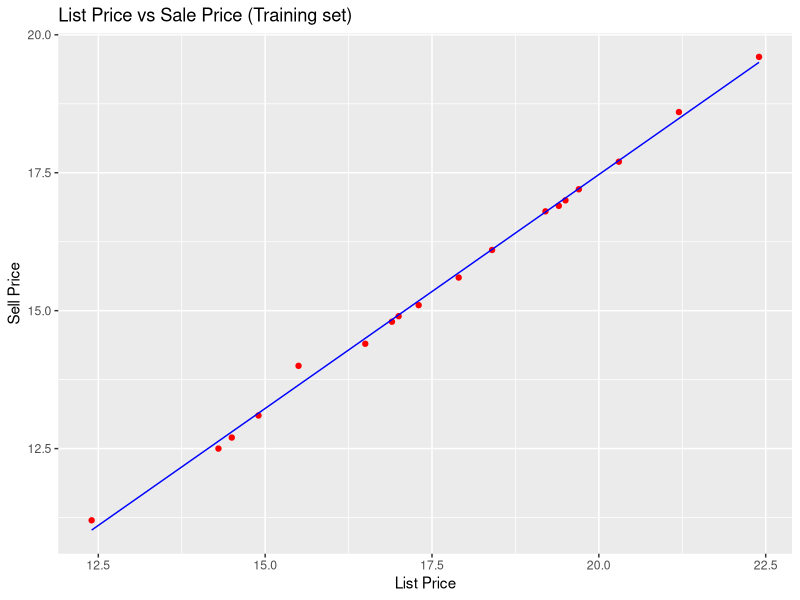
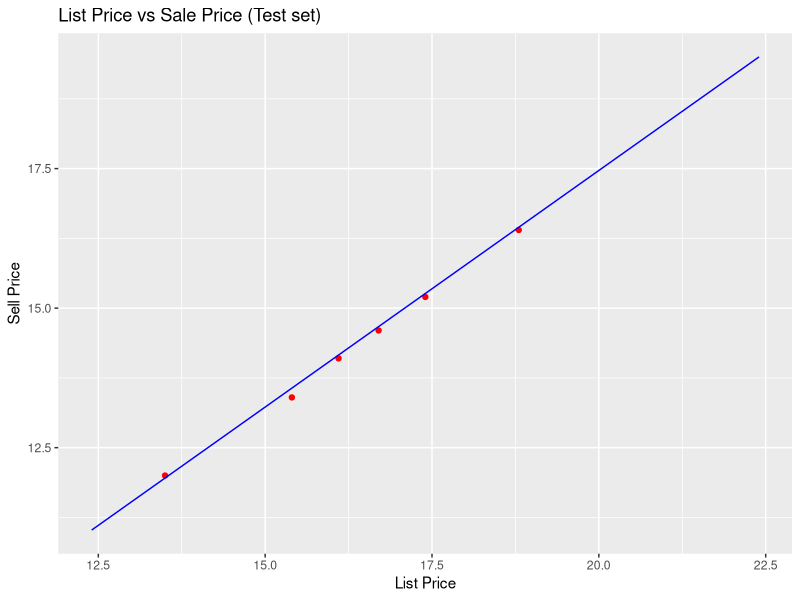

Here is the R script that generated these plots, in order:
# Import the dataset
dataset = read.csv('Dealership_Data.csv')

# Split the dataset into the Training set and Test set
library(caTools)
set.seed(123)
split = sample.split(dataset$Sell.Price, SplitRatio = 3/4)
training_set = subset(dataset, split == TRUE)
test_set = subset(dataset, split == FALSE)

# Fit Simple Linear Regression to the Training set
regressor = lm(formula = Sell.Price ~ List.Price,
               data = training_set)

# Predict the Test set results
y_pred = predict(regressor, newdata = test_set)

# Visualize the Training set results
library(ggplot2)
ggplot() +
  geom_point(aes(x = training_set$List.Price, y = training_set$Sell.Price),
             colour = 'red') +
  geom_line(aes(x = training_set$List.Price, y = predict(regressor, newdata = training_set)),
            colour = 'blue') +
  ggtitle('List Price vs Sale Price (Training set)') +
  xlab('List Price') +
  ylab('Sell Price')

# Visualize the Test set results
ggplot() +
  geom_point(aes(x = test_set$List.Price, y = test_set$Sell.Price),
             colour = 'red') +
  geom_line(aes(x = training_set$List.Price, y = predict(regressor, newdata = training_set)),
            colour = 'blue') +
  ggtitle('List Price vs Sale Price (Test set)') +
  xlab('List Price') +
  ylab('Sell Price')

# Print slope and intercept of the model
print(regressor$coefficients)

# Print a prediction
print(predict(regressor, newdata = data.frame('List.Price' = c(20))))
